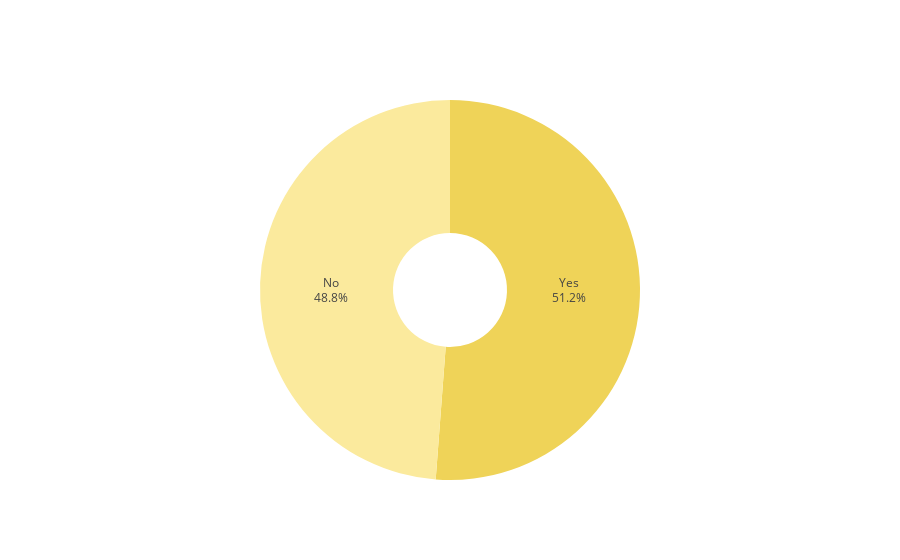

The cell this chart's notebook holds for it:
### Markdown cell above
# 7 - Returning to internship?

### Code cell
labels = ['No', 'Yes']
values = [48.8, 51.2]
colors = ['#fbea9d', '#efd358']
fig = go.Figure(data=[go.Pie(labels=labels, values=values, textinfo='label+percent',
                             insidetextorientation='radial', marker_colors=colors, hole=.3
                            )])
fig.update_layout(showlegend=False)

iplot(fig)

### Figure 1 — Plotly figure (JSON) as saved in the notebook; plotly's stock layout.template omitted (floating-point values rounded to 4 significant figures)
{"data": [{"hole": 0.3, "insidetextorientation": "radial", "labels": ["No", "Yes"], "marker": {"colors": ["#fbea9d", "#efd358"]}, "textinfo": "label+percent", "type": "pie", "values": [48.8, 51.2]}], "layout": {"showlegend": false}}
